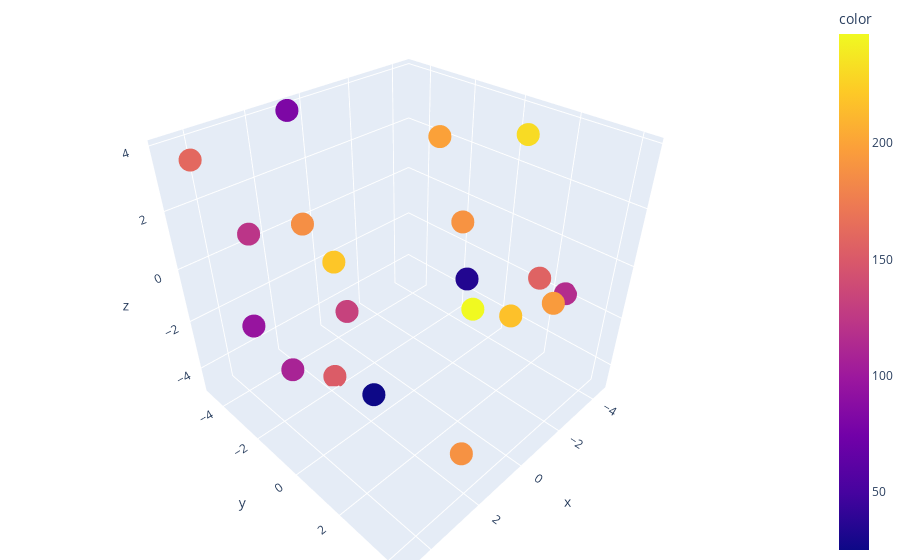

The code cell stored with this chart in its notebook:
### Markdown cell above
## 3D Scatter

https://plotly.com/python/3d-scatter-plots/

### Code cell
rand_high = 5
rand_low = -5
n = 20

# Create some random data
x = np.random.uniform(rand_low, rand_high, n)
y = np.random.uniform(rand_low, rand_high, n)
z = np.random.uniform(rand_low, rand_high, n)
color = np.random.uniform(0, 255, n)
color = color.astype(int)

# Format the data
data = {
    'x': x,
    'y': y,
    'z': z,
    'color': color
}

# Create the padas dataframe
dataframe = pd.DataFrame(data)
# display(dataframe)


# Create and show the plot
fig = px.scatter_3d(dataframe, x='x', y='y', z='z', color='color')
# Change the margin layout
fig.update_layout(margin=dict(l=0, r=0, b=0, t=0))
fig.show()

### Figure 1 — Plotly figure (JSON) as saved in the notebook; plotly's stock layout.template omitted (floating-point values rounded to 4 significant figures)
{"data": [{"hovertemplate": "x=%{x}<br>y=%{y}<br>z=%{z}<br>color=%{marker.color}<extra></extra>", "legendgroup": "", "marker": {"color": [161, 217, 116, 122, 108, 247, 96, 152, 81, 189, 199, 25, 187, 190, 157, 34, 231, 220, 132, 195], "coloraxis": "coloraxis", "symbol": "circle"}, "mode": "markers", "name": "", "scene": "scene", "showlegend": false, "type": "scatter3d", "x": [4.612, 0.07942, -4.513, 4.124, 4.759, -2.713, 3.055, 1.648, 0.7292, 2.229, -3.805, 2.745, 1.282, -3.875, -4.263, -3.691, -4.035, -0.0016, 1.769, -0.8873], "y": [-3.743, 3.636, 2.607, -2.225, 0.07868, 0.166, -4.71, -2.25, -4.768, 3.983, -2.6, 1.022, -3.775, -1.459, 1.695, -0.9609, 0.7608, -3.969, -1.195, 4.289], "z": [3.887, 0.306, -1.89, 2.074, -0.8996, -2.891, -3.131, -4.775, 3.889, -3.12, 2.327, -2.582, 0.5547, -0.5418, -1.583, -2.655, 3.344, -1.596, -1.272, 0.5605]}], "layout": {"coloraxis": {"colorbar": {"title": {"text": "color"}}, "colorscale": [[0, "#0d0887"], [0.1111, "#46039f"], [0.2222, "#7201a8"], [0.3333, "#9c179e"], [0.4444, "#bd3786"], [0.5556, "#d8576b"], [0.6667, "#ed7953"], [0.7778, "#fb9f3a"], [0.8889, "#fdca26"], [1, "#f0f921"]]}, "legend": {"tracegroupgap": 0}, "margin": {"b": 0, "l": 0, "r": 0, "t": 0}, "scene": {"domain": {"x": [0, 1], "y": [0, 1]}, "xaxis": {"title": {"text": "x"}}, "yaxis": {"title": {"text": "y"}}, "zaxis": {"title": {"text": "z"}}}}}
